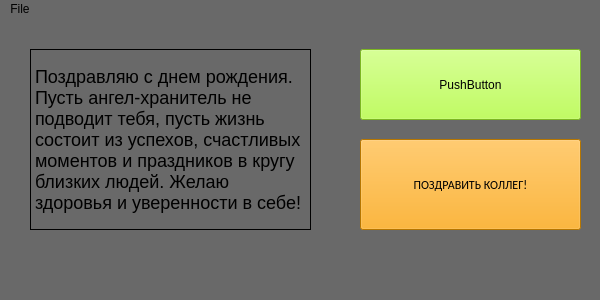
<?xml version="1.0" encoding="UTF-8"?>
<ui version="4.0">
 <class>MainWindow</class>
 <widget class="QMainWindow" name="MainWindow">
  <property name="geometry">
   <rect>
    <x>0</x>
    <y>0</y>
    <width>600</width>
    <height>300</height>
   </rect>
  </property>
  <property name="mouseTracking">
   <bool>true</bool>
  </property>
  <property name="windowTitle">
   <string>Happy B-Day Sender</string>
  </property>
  <property name="autoFillBackground">
   <bool>false</bool>
  </property>
  <property name="styleSheet">
   <string notr="true">background-color: #696969</string>
  </property>
  <widget class="QWidget" name="centralwidget">
   <widget class="QPushButton" name="pushButton">
    <property name="geometry">
     <rect>
      <x>360</x>
      <y>120</y>
      <width>221</width>
      <height>91</height>
     </rect>
    </property>
    <property name="font">
     <font>
      <family>Calibri</family>
      <weight>50</weight>
      <bold>false</bold>
     </font>
    </property>
    <property name="cursor">
     <cursorShape>OpenHandCursor</cursorShape>
    </property>
    <property name="styleSheet">
     <string notr="true">background-color: orange;</string>
    </property>
    <property name="text">
     <string>ПОЗДРАВИТЬ КОЛЛЕГ!</string>
    </property>
   </widget>
   <widget class="QPushButton" name="pushButton_2">
    <property name="geometry">
     <rect>
      <x>360</x>
      <y>30</y>
      <width>221</width>
      <height>71</height>
     </rect>
    </property>
    <property name="styleSheet">
     <string notr="true">background-color: #ADFF2F</string>
    </property>
    <property name="text">
     <string>PushButton</string>
    </property>
   </widget>
   <widget class="QLabel" name="label">
    <property name="geometry">
     <rect>
      <x>30</x>
      <y>30</y>
      <width>281</width>
      <height>181</height>
     </rect>
    </property>
    <property name="tabletTracking">
     <bool>false</bool>
    </property>
    <property name="focusPolicy">
     <enum>Qt::NoFocus</enum>
    </property>
    <property name="contextMenuPolicy">
     <enum>Qt::DefaultContextMenu</enum>
    </property>
    <property name="styleSheet">
     <string notr="true">font-size: 18px; text-position: center; text-align: center;</string>
    </property>
    <property name="frameShape">
     <enum>QFrame::Box</enum>
    </property>
    <property name="frameShadow">
     <enum>QFrame::Plain</enum>
    </property>
    <property name="lineWidth">
     <number>1</number>
    </property>
    <property name="midLineWidth">
     <number>0</number>
    </property>
    <property name="text">
     <string>Поздравляю с днем рождения. Пусть ангел-хранитель не подводит тебя, пусть жизнь состоит из успехов, счастливых моментов и праздников в кругу близких людей. Желаю здоровья и уверенности в себе!</string>
    </property>
    <property name="textFormat">
     <enum>Qt::RichText</enum>
    </property>
    <property name="scaledContents">
     <bool>false</bool>
    </property>
    <property name="alignment">
     <set>Qt::AlignLeading|Qt::AlignLeft|Qt::AlignVCenter</set>
    </property>
    <property name="wordWrap">
     <bool>true</bool>
    </property>
    <property name="textInteractionFlags">
     <set>Qt::TextEditable|Qt::TextSelectableByMouse</set>
    </property>
   </widget>
   <zorder>label</zorder>
   <zorder>pushButton</zorder>
   <zorder>pushButton_2</zorder>
  </widget>
  <widget class="QMenuBar" name="menubar">
   <property name="geometry">
    <rect>
     <x>0</x>
     <y>0</y>
     <width>600</width>
     <height>21</height>
    </rect>
   </property>
   <widget class="QMenu" name="menuFile">
    <property name="title">
     <string>File</string>
    </property>
    <addaction name="actionStart"/>
    <addaction name="actionStop"/>
    <addaction name="actionExit"/>
   </widget>
   <addaction name="menuFile"/>
  </widget>
  <widget class="QStatusBar" name="statusbar"/>
  <action name="actionStart">
   <property name="text">
    <string>Start</string>
   </property>
   <property name="shortcut">
    <string>Ctrl+S</string>
   </property>
  </action>
  <action name="actionStop">
   <property name="text">
    <string>Stop</string>
   </property>
  </action>
  <action name="actionExit">
   <property name="text">
    <string>Exit</string>
   </property>
   <property name="shortcut">
    <string>Ctrl+X</string>
   </property>
  </action>
 </widget>
 <resources/>
 <connections/>
</ui>
